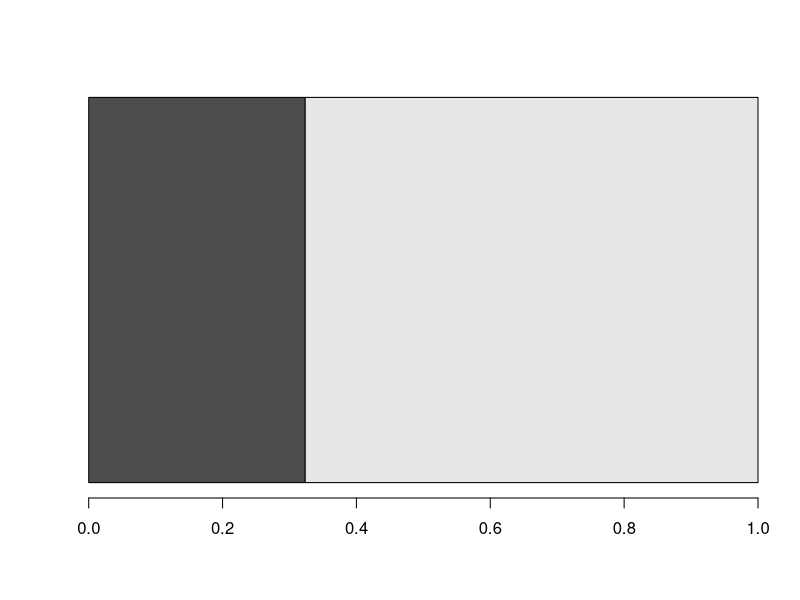

Generate this figure with R:
## ---- chunk 1
knitr::opts_chunk$set(echo = TRUE)
## ---- chunk 2
thisweek <- 11
yikes <- c(thisweek, 34-thisweek) / 34
barplot(as.matrix(yikes), horiz=TRUE, beside=FALSE)
